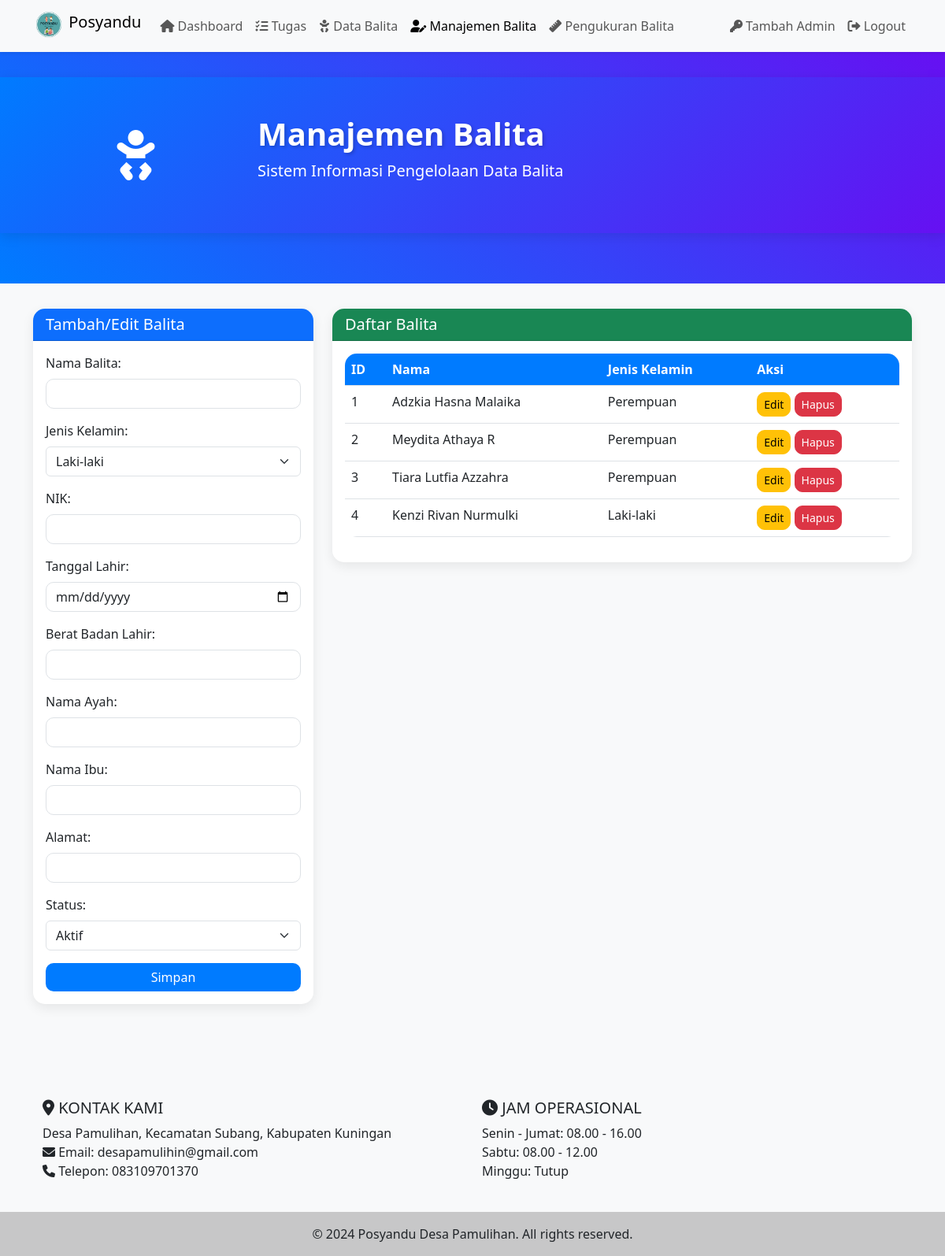
/crud/balita_crud.php (signed in), run on the app's committed database.
### tables this page shows
CREATE TABLE balita (
    id_balita INTEGER PRIMARY KEY,
    no INTEGER,
    nama_balita TEXT,
    jenis_kelamin TEXT,
    nik TEXT,
    tanggal_lahir DATE,
    berat_badan_lahir INTEGER,
    nama_ayah TEXT,
    nama_ibu TEXT,
    alamat TEXT,
    status TEXT CHECK (status IN ('Aktif', 'Lulus', 'Keluar', 'Pindah', 'Meninggal', 'Tidak Aktif'))
);

### crud/balita_crud.php (the view, shortened to what this page needs)
<?php
require_once __DIR__ . '/../config/config.php';
require_once __DIR__ . '/../includes/header_dashboard.php';
$balita = null;
$balitas = $db->query("SELECT * FROM balita")->fetchAll(PDO::FETCH_ASSOC);
?>
<!DOCTYPE html>
<html lang="id">
<head>
    <link href="https://cdn.jsdelivr.net/npm/bootstrap@5.3.0-alpha1/dist/css/bootstrap.min.css" rel="stylesheet">
    <link href="https://cdnjs.cloudflare.com/ajax/libs/font-awesome/6.0.0-beta3/css/all.min.css" rel="stylesheet">
</head>
<body>
<header class="header animate__animated animate__fadeIn">
<div class="title-container">
    <div class="container">
        <div class="row align-items-center">
            <div class="col-md-3 text-center">
                <i class="fas fa-baby title-icon"></i>
            </div>
            <div class="col-md-9">
                <h1 class="animated-title">Manajemen Balita</h1>
                <p class="subtitle lead">Sistem Informasi Pengelolaan Data Balita</p>
            </div>
        </div>
    </div>
</div>
</header>
<div class="container mb-5">
    <div class="row">
        <div class="col-md-4 mb-4">
            <div class="card">
                <div class="card-header bg-primary text-white">
                    <h5 class="mb-0">Tambah/Edit Balita</h5>
                </div>
                <div class="card-body">
                    <form method="post">
                        <div class="mb-3">
                            <label for="nama_balita" class="form-label">Nama Balita:</label>
                            <input type="text" name="nama_balita" id="nama_balita" class="form-control" value="<?php echo isset($balita) ? htmlspecialchars($balita['nama_balita']) : ''; ?>" required>
                        </div>
                        <div class="mb-3">
                            <label for="jenis_kelamin" class="form-label">Jenis Kelamin:</label>
                            <select name="jenis_kelamin" id="jenis_kelamin" class="form-select" required>
                                <option value="L" <?php echo isset($balita) && $balita['jenis_kelamin'] === 'Laki-laki' ? 'selected' : ''; ?>>Laki-laki</option>
                            </select>
                        </div>
                        <div class="mb-3">
                            <label for="nik" class="form-label">NIK:</label>
                            <input type="text" name="nik" id="nik" class="form-control" value="<?php echo isset($balita) ? htmlspecialchars($balita['nik']) : ''; ?>" required>
                        </div>
                        <div class="mb-3">
                            <label for="tanggal_lahir" class="form-label">Tanggal Lahir:</label>
                            <input type="date" name="tanggal_lahir" id="tanggal_lahir" class="form-control" value="<?php echo isset($balita) ? htmlspecialchars($balita['tanggal_lahir']) : ''; ?>" required>
                        </div>
                        <div class="mb-3">
                            <label for="berat_badan_lahir" class="form-label">Berat Badan Lahir:</label>
                            <input type="number" step="0.01" name="berat_badan_lahir" id="berat_badan_lahir" class="form-control" value="<?php echo isset($balita) ? htmlspecialchars($balita['berat_badan_lahir']) : ''; ?>" required>
                        </div>
                        <div class="mb-3">
                            <label for="nama_ayah" class="form-label">Nama Ayah:</label>
                            <input type="text" name="nama_ayah" id="nama_ayah" class="form-control" value="<?php echo isset($balita) ? htmlspecialchars($balita['nama_ayah']) : ''; ?>">
                        </div>
                        <div class="mb-3">
                            <label for="nama_ibu" class="form-label">Nama Ibu:</label>
                            <input type="text" name="nama_ibu" id="nama_ibu" class="form-control" value="<?php echo isset($balita) ? htmlspecialchars($balita['nama_ibu']) : ''; ?>">
                        </div>
                        <div class="mb-3">
                            <label for="alamat" class="form-label">Alamat:</label>
                            <input type="text" name="alamat" id="alamat" class="form-control" value="<?php echo isset($balita) ? htmlspecialchars($balita['alamat']) : ''; ?>">
                        </div>
                        <div class="mb-3">
                            <label for="status" class="form-label">Status:</label>
                            <select name="status" id="status" class="form-select" required>
                                <option value="Aktif" <?php echo isset($balita) && $balita['status'] === 'Aktif' ? 'selected' : ''; ?>>Aktif</option>
                            </select>
                        </div>
                        <button type="submit" name="action" value="<?php echo isset($balita) ? 'edit' : 'add'; ?>" class="btn btn-primary w-100">Simpan</button>
                    </form>
                </div>
            </div>
        </div>
        <div class="col-md-8">
            <div class="card">
                <div class="card-header bg-success text-white">
                    <h5 class="mb-0">Daftar Balita</h5>
                </div>
                <div class="card-body">
                    <div class="table-responsive">
                        <table class="table table-hover">
                            <thead>
                                <tr>
                                    <th>ID</th>
                                    <th>Nama</th>
                                    <th>Jenis Kelamin</th>
                                    <th>Aksi</th>
                                </tr>
                            </thead>
                            <tbody>
                                <?php foreach ($balitas as $balita): ?>
                                    <tr id="balita-row-<?php echo htmlspecialchars($balita['id_balita']); ?>">
                                        <td><?php echo htmlspecialchars($balita['id_balita']); ?></td>
                                        <td><?php echo htmlspecialchars($balita['nama_balita']); ?></td>
                                        <td><?php echo htmlspecialchars($balita['jenis_kelamin']); ?></td>
                                        <td>
                                            <a href="balita_crud.php?edit=<?php echo htmlspecialchars($balita['id_balita']); ?>" class="btn btn-warning btn-sm">Edit</a>
                                            <button type="button" class="btn btn-danger btn-sm delete-balita" data-id="<?php echo htmlspecialchars($balita['id_balita']); ?>">Hapus</button>
                                        </td>
                                    </tr>
                                <?php endforeach; ?>
                            </tbody>
                        </table>
                    </div>
                </div>
            </div>
        </div>
    </div>
</div>
</body>
</html>
<?php include __DIR__ . '/../includes/footer_dashboard.php'; ?>

### includes/header_dashboard.php (style rules this page uses)
body { min-height: 100vh; display: flex; flex-direction: column; }

### crud/balita_crud.php (style rules this page uses)
body { background-color: #f8f9fa; }
.title-container { background: linear-gradient(135deg, #007bff, #6610f2); padding: 3rem 0; margin-bottom: 2rem; box-shadow: 0 4px 15px rgba(0, 0, 0, 0.1); }
.animated-title { font-size: 2.5rem; font-weight: 700; color: #ffffff; text-shadow: 2px 2px 4px rgba(0, 0, 0, 0.2); animation: fadeInDown 1s ease-out; }
.title-icon { font-size: 4rem; color: #ffffff; animation: bounce 2s infinite; }
.subtitle { color: #ffffff; animation: fadeInUp 1s ease-out 0.5s; animation-fill-mode: both; }
.card { border: none; border-radius: 15px; box-shadow: 0 5px 15px rgba(0,0,0,0.08); transition: all 0.3s ease; }
.card-header { border-radius: 15px 15px 0 0 !important; font-weight: 600; }
.form-control, .btn { border-radius: 10px; }
.btn-primary { background-color: #007bff; border: none; transition: all 0.3s ease; }
.table { border-radius: 15px; overflow: hidden; }
.table th { background-color: #007bff; color: white; }
.table-responsive { max-height: 600px; overflow-y: auto; }
.header { background: linear-gradient(45deg, #007bff, #6610f2); color: white; padding: 2rem 0; margin-bottom: 2rem; }
.header h1 { font-size: 2.5rem; font-weight: 700; }

### data on the page
balita: id_balita "1", nama_balita "Adzkia Hasna Malaika", jenis_kelamin "Perempuan"
balita: id_balita "2", nama_balita "Meydita Athaya R", jenis_kelamin "Perempuan"
balita: id_balita "3", nama_balita "Tiara Lutfia Azzahra", jenis_kelamin "Perempuan"
balita: id_balita "4", nama_balita "Kenzi Rivan Nurmulki", jenis_kelamin "Laki-laki"
